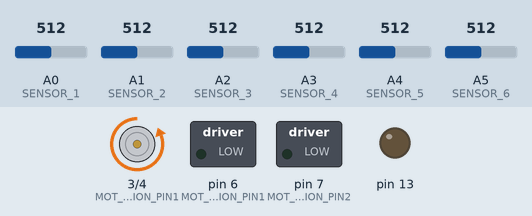
A sketch run on a simulated Arduino Uno, built with avr-gcc and run on an emulated ATmega328P. On the bench: motor-driver pin pairs drawn as motors (green arrow = first pin HIGH = forward, orange = second pin HIGH = backward, longer = more drive, scaled by the enable pin), switched loads named in the sketch (green lamp = pin HIGH), output pins drawn as LEDs (lit = HIGH). The test bench sets the inputs (shaded band); at power-on: A0 (SENSOR_1) = 512, A1 (SENSOR_2) = 512, A2 (SENSOR_3) = 512, A3 (SENSOR_4) = 512, A4 (SENSOR_5) = 512, A5 (SENSOR_6) = 512. What the sketch prints to the serial monitor is not drawn.

Above: at 0.4 s.
Timing chart, 0 to 1.9 s (numbered marks = the images above):
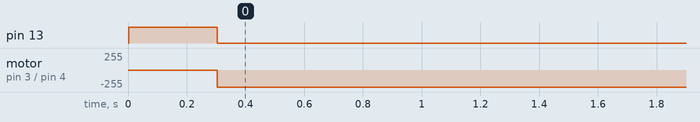

Measured:
- by itself, motor on pin 3 (MOT_LEFT_DIRECTION_PIN1) / pin 4 (MOT_LEFT_DIRECTION_PIN2): stopped → backward 255/255 at 0.30 s

The sketch:

LineFollowerV1.ino
```cpp
#include "LineFollower_V1.h"

void setup() {
  Serial.begin(9600);
  pinMode(13, OUTPUT);
  Serial.print(cekSensor1());
  Serial.print(", ");
  Serial.print(cekSensor2());
  Serial.print(", ");
  Serial.print(cekSensor3());
  Serial.print(", ");
  Serial.print(cekSensor4());
  Serial.print(", ");
  Serial.print(cekSensor5());
  Serial.print(", ");
  Serial.println(cekSensor6());
  if (lineFollowerInitialize() == 0) {
    digitalWrite(13, HIGH);
    delay(300);
    digitalWrite(13, LOW);
  }
  else {
    while (1) {
      digitalWrite(13, HIGH);
      delay(100);
      digitalWrite(13, LOW);
      delay(100);
    }
  }
}

void loop() {
  motorEnable(255);
  if(cekSensor3() < 830 && cekSensor4() > 830) {
    kiriMaju();
    kananStop();
    kananMundur();
    delay(1);
    kananStop();
    while(cekSensor4() > 830){
      kiriMaju();
      kananStop();
    }
  }
  else if (cekSensor3() > 830 && cekSensor4() < 830) {
    kananMaju();
    kiriStop();
    kiriMundur();
    delay(1);
    kiriStop();
    while(cekSensor3() > 830){
      kananMaju();
      kiriStop();
    }
  }
  else if (cekSensor1() < 870) {
    while(cekSensor4() < 830){
      kiriMaju();
      kananStop();
    }
    while(cekSensor4() > 830){
      kiriMaju();
      kananStop();
    }
    kiriStop();
    delay(1);
  }
  else {
    kananMaju();
    kiriMaju();
  }
  delay(1);
}
```

LineFollower_V1.h
```cpp
#pragma once
#ifndef LINEFOLLOWERV1_H
#define LINEFOLLOWERV1_H
#endif
#define SENSOR_ERROR    1
#define SENSOR_GOOD     0
#define MOT_ENABLE_PIN                  5
#define MOT_LEFT_DIRECTION_PIN1         3
#define MOT_LEFT_DIRECTION_PIN2         4
#define MOT_RIGHT_DIRECTION_PIN1        6
#define MOT_RIGHT_DIRECTION_PIN2        7
#define SENSOR_1  A0
#define SENSOR_2  A1
#define SENSOR_3  A2
#define SENSOR_4  A3
#define SENSOR_5  A4
#define SENSOR_6  A5

int lineFollowerInitialize() {
  pinMode(MOT_LEFT_DIRECTION_PIN1, OUTPUT);
  pinMode(MOT_LEFT_DIRECTION_PIN2, OUTPUT);
  pinMode(MOT_ENABLE_PIN, OUTPUT);
  pinMode(MOT_RIGHT_DIRECTION_PIN1, OUTPUT);
  pinMode(MOT_RIGHT_DIRECTION_PIN2, OUTPUT);
  pinMode(SENSOR_1, INPUT);
  pinMode(SENSOR_2, INPUT);
  pinMode(SENSOR_3, INPUT);
  pinMode(SENSOR_4, INPUT);
  pinMode(SENSOR_5, INPUT);
  pinMode(SENSOR_6, INPUT);
  if ((analogRead(SENSOR_1) > 100 && analogRead(SENSOR_1) < 1020) && \
      (analogRead(SENSOR_2) > 100 && analogRead(SENSOR_2) < 1020) && \
      (analogRead(SENSOR_3) > 100 && analogRead(SENSOR_3) < 1020) && \
      (analogRead(SENSOR_4) > 100 && analogRead(SENSOR_4) < 1020) && \
      (analogRead(SENSOR_5) > 100 && analogRead(SENSOR_5) < 1020) && \
      (analogRead(SENSOR_6) > 100 && analogRead(SENSOR_6) < 1020)) {
        return 0;
      }
  else {
    return 1;
  }
}

void kananMaju() {
  digitalWrite(MOT_RIGHT_DIRECTION_PIN1, LOW);
  digitalWrite(MOT_RIGHT_DIRECTION_PIN2, HIGH);
}

void kiriMaju() {
  digitalWrite(MOT_LEFT_DIRECTION_PIN1, LOW);
  digitalWrite(MOT_LEFT_DIRECTION_PIN2, HIGH);
}

void kananMundur() {
  digitalWrite(MOT_RIGHT_DIRECTION_PIN1, HIGH);
  digitalWrite(MOT_RIGHT_DIRECTION_PIN2, LOW);
}

void kiriMundur() {
  digitalWrite(MOT_LEFT_DIRECTION_PIN1, HIGH);
  digitalWrite(MOT_LEFT_DIRECTION_PIN2, LOW);
}

void kananStop() {
  digitalWrite(MOT_RIGHT_DIRECTION_PIN1, LOW);
  digitalWrite(MOT_RIGHT_DIRECTION_PIN2, LOW);
}

void kiriStop() {
  digitalWrite(MOT_LEFT_DIRECTION_PIN1, LOW);
  digitalWrite(MOT_LEFT_DIRECTION_PIN2, LOW);
}

void motorEnable(int speed) {
  if (speed == 255) {
    digitalWrite(MOT_ENABLE_PIN, HIGH);
  }
  else {
    analogWrite(MOT_ENABLE_PIN, speed);
  }
}

void motorDisable() {
  digitalWrite(MOT_ENABLE_PIN, LOW);
}

int cekSensor1() {
  return analogRead(SENSOR_1);
}

int cekSensor2() {
  return analogRead(SENSOR_2);
}

int cekSensor3() {
  return analogRead(SENSOR_3);
}

int cekSensor4() {
  return analogRead(SENSOR_4);
}

int cekSensor5() {
  return analogRead(SENSOR_5);
}

int cekSensor6() {
  return analogRead(SENSOR_6);
}
```
